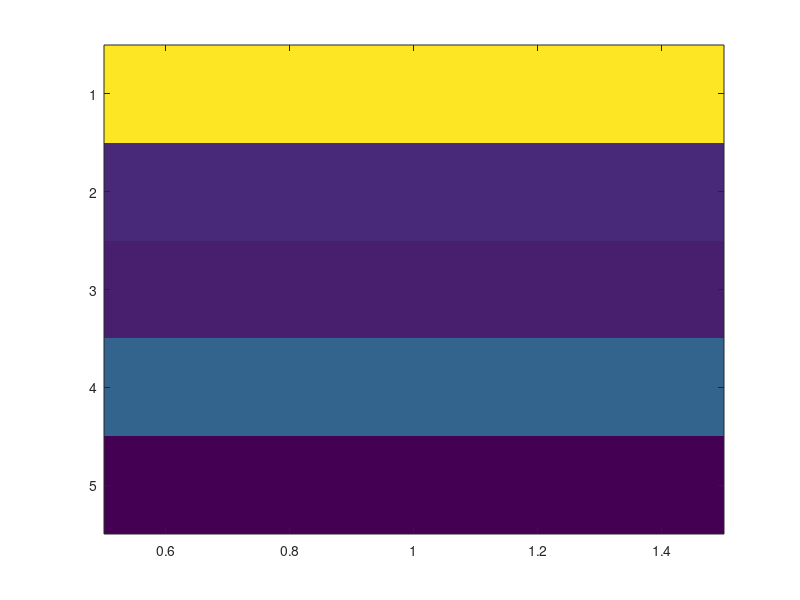

The MATLAB source for this figure:
%% Script for PCA 

addpath(genpath('..'))
clear 
H01_TDM_2kmh_features = load('features/H01_TDM_2kmh_features.mat').s;
H01_TDM_35kmh_features = load('features/H01_TDM_35kmh_features.mat').s;

%% Converting the struct to a vector

H01_TDM_2kmh_vec = cell2mat(struct2cell(H01_TDM_2kmh_features));
H01_TDM_35kmh_vec = cell2mat(struct2cell(H01_TDM_35kmh_features));

X = [H01_TDM_2kmh_vec,H01_TDM_35kmh_vec]';

%% Running PCA on the data

[coeff,score,latent,~,explained] = pca(X);

covarianceMatrix = cov(X);
[V,D] = eig(covarianceMatrix);

imagesc(coeff)